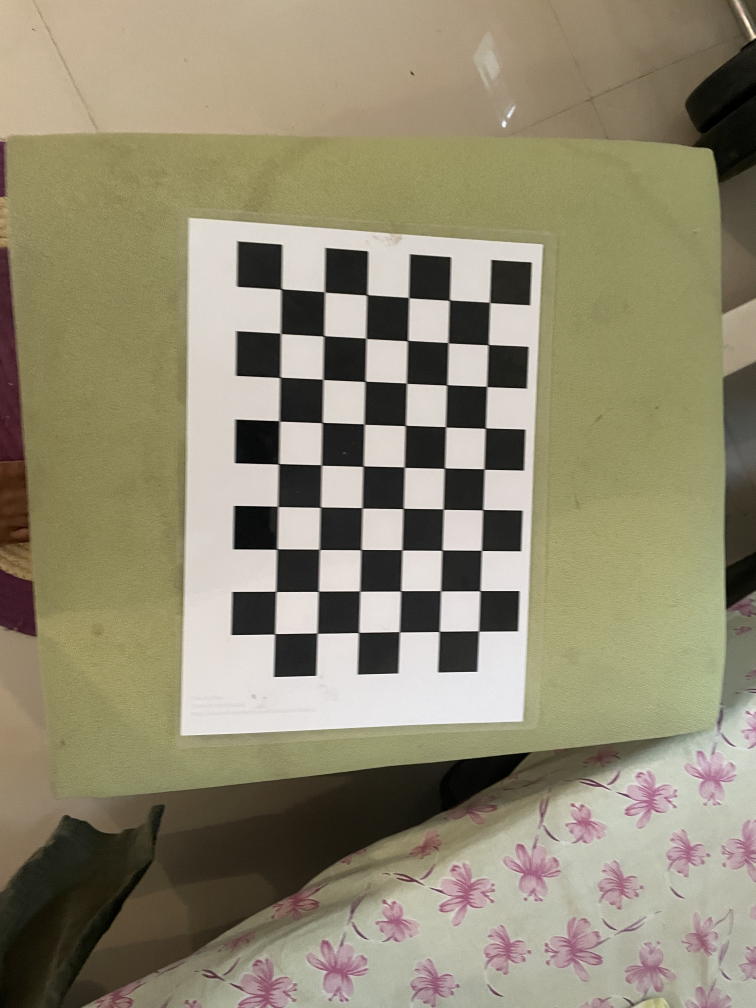
#> input picture SECOND_SEM/Computer Vision (Electives)/assignment/assignment_5/images/calibrate/IMG_7823.JPG, 3024 x 4032 px (shown at 1/4 size); its folder holds 5 pictures in this run
$ python calibrate.py
#> lines starting #> are read from the running program, lines starting #| are printed output that depends on the picture
import numpy as np
import cv2
import glob
import matplotlib.pyplot as plt
import pickle
# prepare object points, like (0,0,0), (1,0,0), (2,0,0) ....,(6,5,0)
objp = np.zeros((6*9,3), np.float32)
objp[:,:2] = np.mgrid[0:9, 0:6].T.reshape(-1,2)

# Arrays to store object points and image points from all the images.
objpoints = [] # 3d points in real world space
imgpoints = [] # 2d points in image plane.

# Make a list of calibration images
images = glob.glob('images/calibrate/*.JPG')
print(images)

# Step through the list and search for chessboard corners
for idx, fname in enumerate(images):
    print(fname)
    img = cv2.imread(fname)
#> img is the input picture: shape (4032, 3024, 3); mean B, G, R 113.5, 137.4, 144.4
    gray = cv2.cvtColor(img, cv2.COLOR_BGR2GRAY)
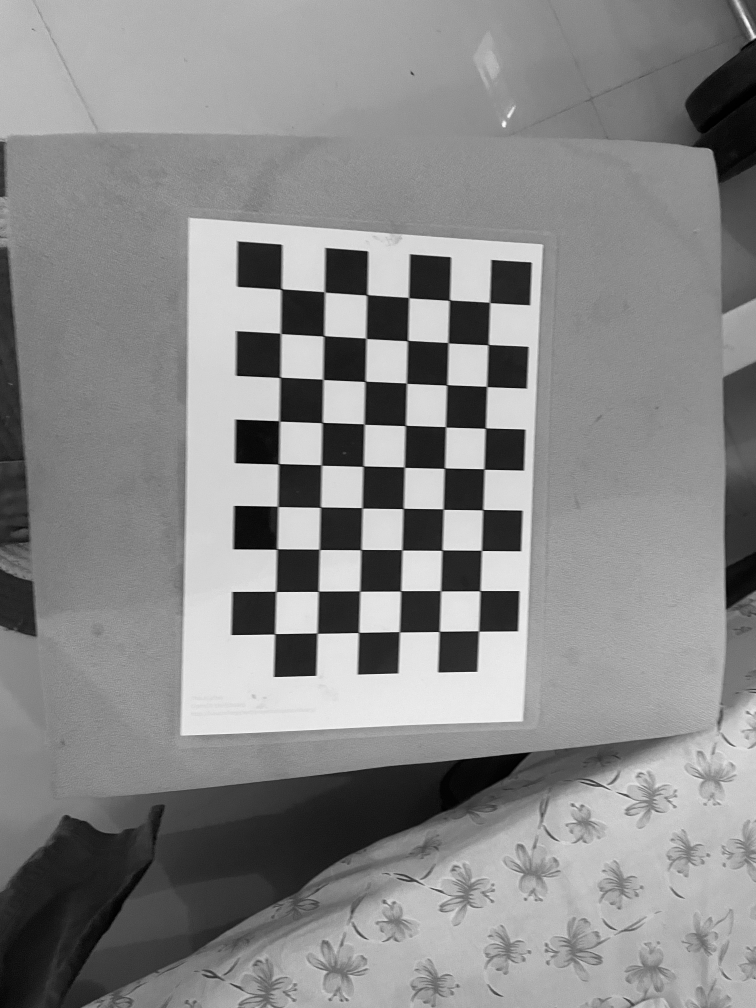
#> gray: shape (4032, 3024) (shown at 1/4 size); min 0, max 255, mean 136.8

    # Find the chessboard corners
    ret, corners = cv2.findChessboardCorners(gray, (9,6), None)
#> ret = True; corners = 54 rows, first 8: [1959.5, 1210.5], [1955, 1380.5], [1948, 1547.5], [1942.5, 1713.5], [1937, 1876.6], [1932.5, 2040], [1927.5, 2203], [1922.5, 2364.5]
    # If found, add object points, image points
    if ret == True:
        objpoints.append(objp)
        imgpoints.append(corners)

        # Draw and display the corners
        cv2.drawChessboardCorners(img, (9,6), corners, ret)
        #write_name = 'corners_found'+str(idx)+'.jpg'
        #cv2.imwrite(write_name, img)
        cv2.imshow('img', img)
        cv2.waitKey(500)
    else:
        print("checkerboard not found ")
#> pass 2 of the loop `for idx, fname in enumerate(images):`:
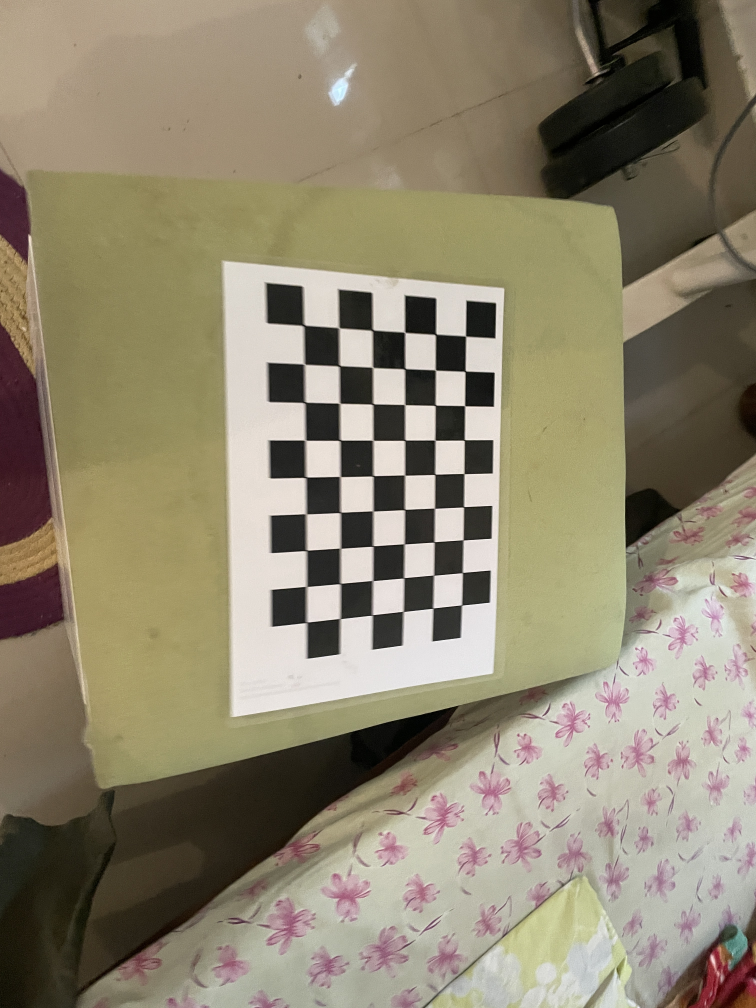
#> input picture SECOND_SEM/Computer Vision (Electives)/assignment/assignment_5/images/calibrate/IMG_7824.JPG, 3024 x 4032 px (shown at 1/4 size)
#> img is the input picture: shape (4032, 3024, 3); mean B, G, R 111.4, 133.4, 142.2
#> `gray = cv2.cvtColor(img, cv2.COLOR_BGR2GRAY)`:
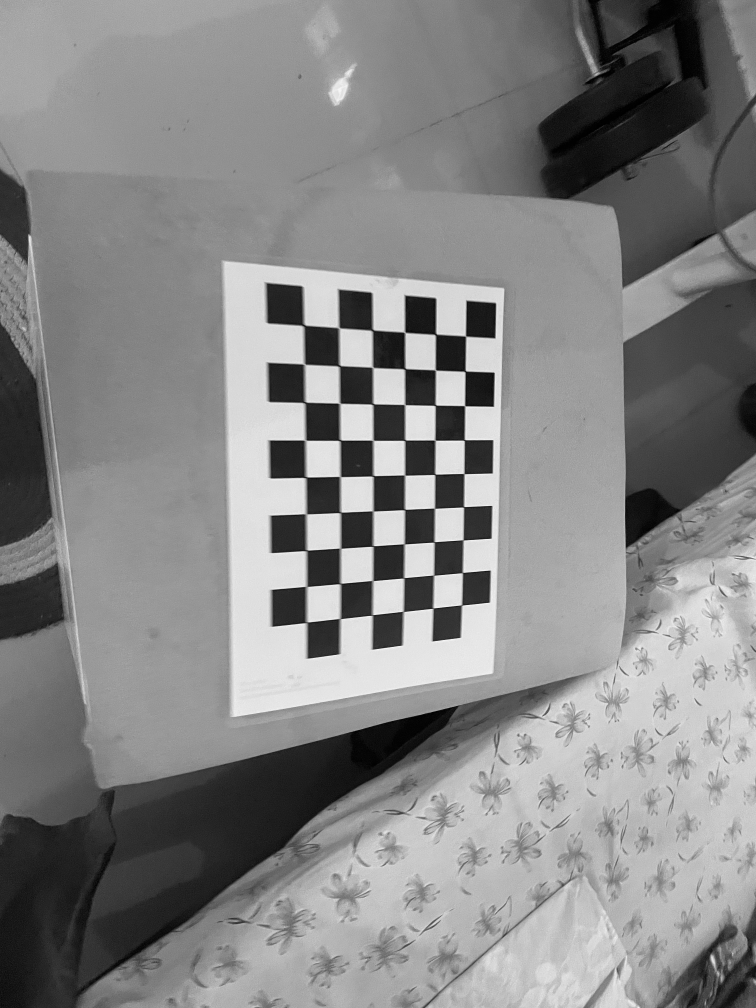
#> gray: shape (4032, 3024) (shown at 1/4 size); min 0, max 255, mean 133.5
#> corners = 54 rows, first 8: [1865.3, 1347.5], [1862, 1486], [1860.5, 1624.5], [1858.5, 1761.5], [1857, 1895.5], [1856, 2028.5], [1853.5, 2161.5], [1851, 2291.5]
#> pass 3 of the loop `for idx, fname in enumerate(images):`:
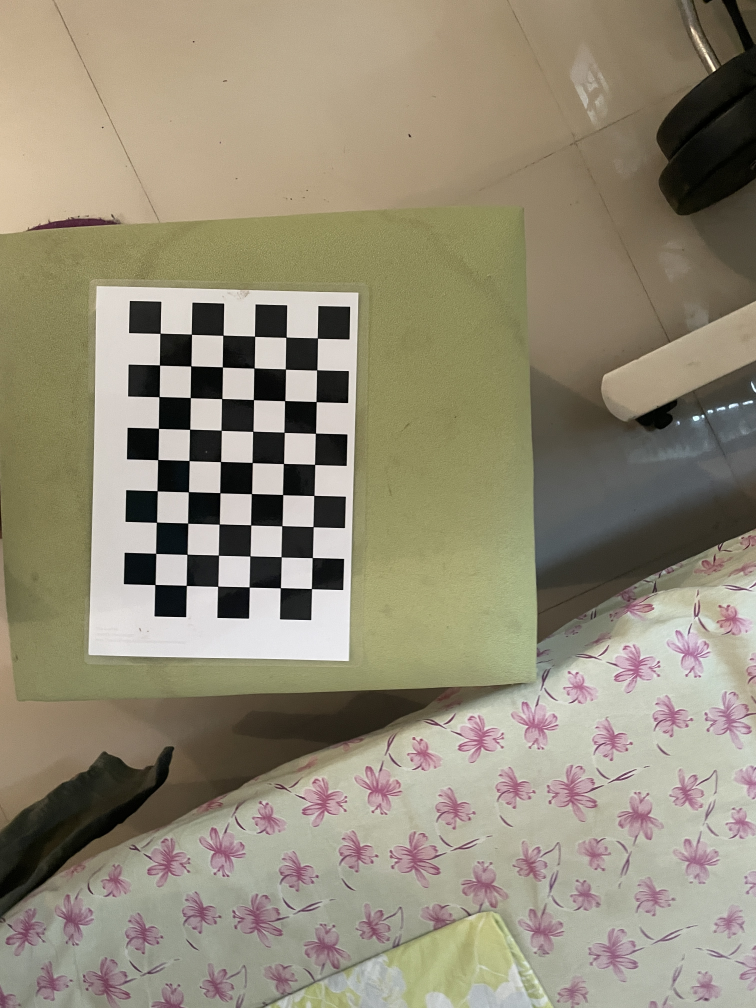
#> input picture SECOND_SEM/Computer Vision (Electives)/assignment/assignment_5/images/calibrate/IMG_7825.JPG, 3024 x 4032 px (shown at 1/4 size)
#> img is the input picture: shape (4032, 3024, 3); mean B, G, R 119.3, 139.4, 147.1
#> `gray = cv2.cvtColor(img, cv2.COLOR_BGR2GRAY)`:
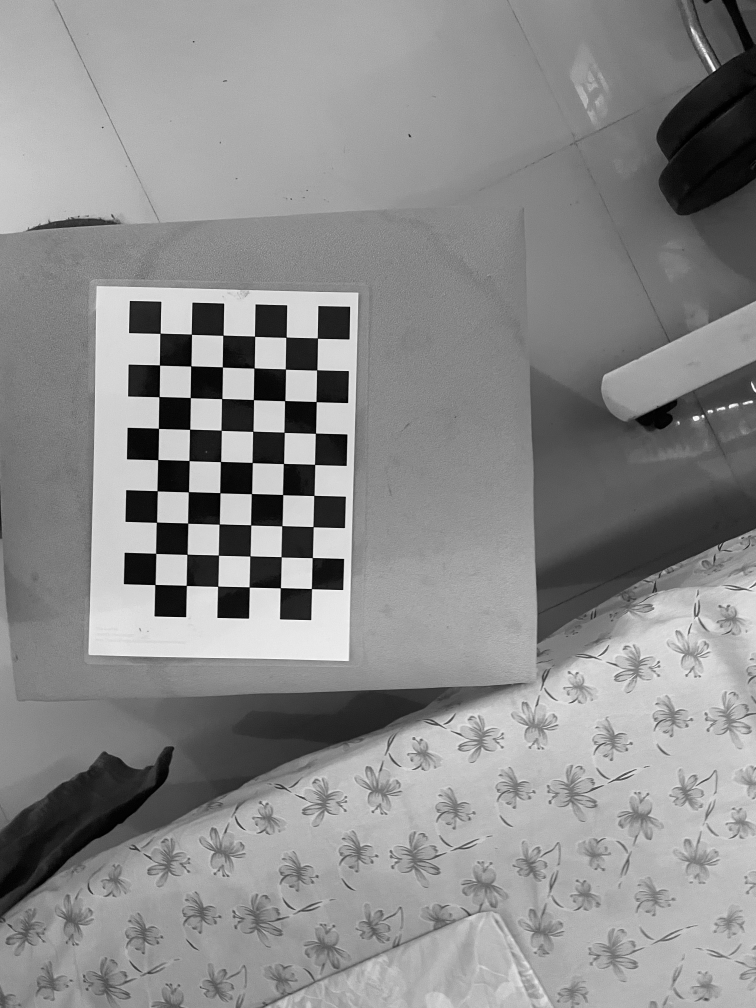
#> gray: shape (4032, 3024) (shown at 1/4 size); min 0, max 255, mean 139.4
#> corners = 54 rows, first 8: [1271.7, 1354.6], [1268.4, 1481.2], [1265.4, 1607], [1264, 1733.4], [1260.6, 1859.1], [1257.8, 1982.4], [1254.6, 2109.4], [1249.3, 2232.5]
#> the loop made 5 passes; the first 3 are shown

cv2.destroyAllWindows()

# Test undistortion on an image
img = cv2.imread('images/calibrate/IMG_7823.JPG')
img_size = (img.shape[1], img.shape[0])
#> img_size = (3024, 4032)
gray = cv2.cvtColor(img, cv2.COLOR_BGR2GRAY)

print("Do camera calibration given object points and image points")
ret, mtx, dist, rvecs, tvecs = cv2.calibrateCamera(objpoints, imgpoints, gray.shape[::-1],None,None)

print("\nRET=",ret)
print("\nMTX=",mtx)
print("\nDIST=",dist)

dst = cv2.undistort(img, mtx, dist, None, mtx)
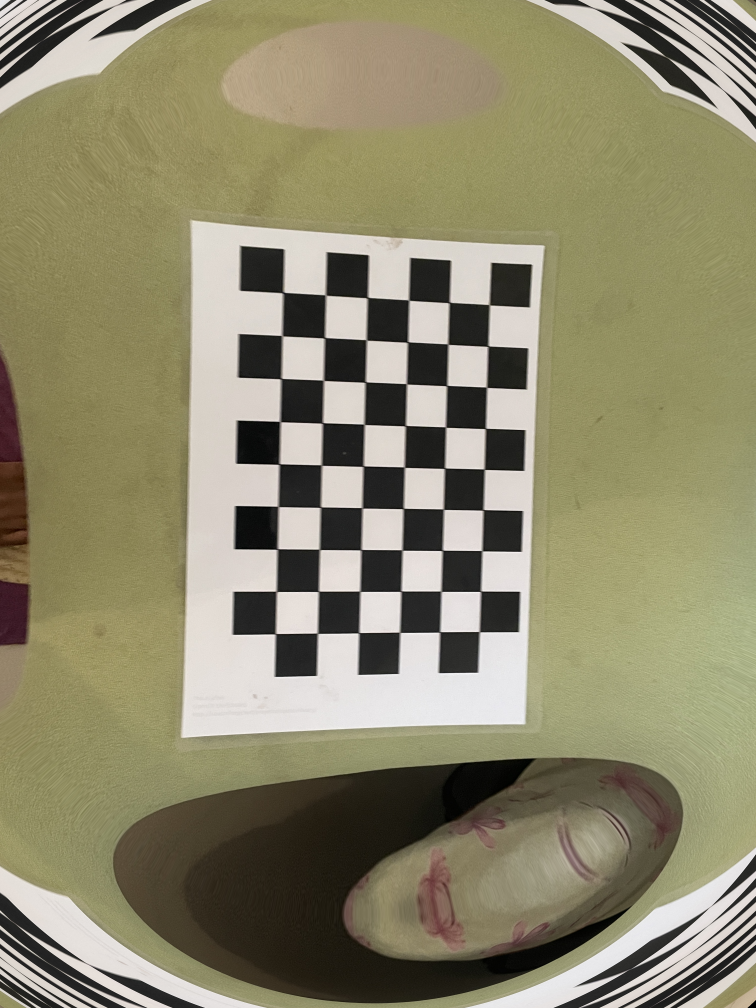
#> dst: shape (4032, 3024, 3) (shown at 1/4 size); mean B, G, R 108.8, 136.5, 141.5
cv2.imwrite('output/test_undist.jpg',dst)

# Save the camera calibration result for later use (we won't worry about rvecs / tvecs)
dist_pickle = {}
dist_pickle["mtx"] = mtx
dist_pickle["dist"] = dist
pickle.dump( dist_pickle, open( "output/wide_dist_pickle.p", "wb" ) )
#dst = cv2.cvtColor(dst, cv2.COLOR_BGR2RGB)
# Visualize undistortion
f, (ax1, ax2) = plt.subplots(1, 2, figsize=(20,10))
ax1.imshow(img)
ax1.set_title('Original Image', fontsize=30)
ax2.imshow(dst)
ax2.set_title('Undistorted Image', fontsize=30)
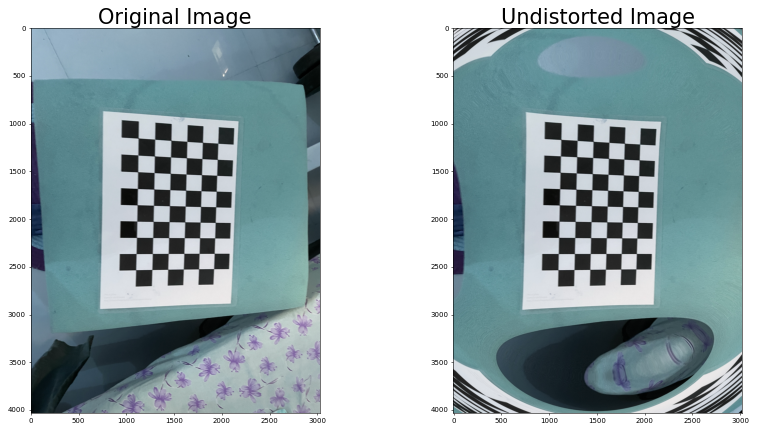
#> figure drawn by matplotlib, 2 panels; B, G, R data is drawn as R, G, B
